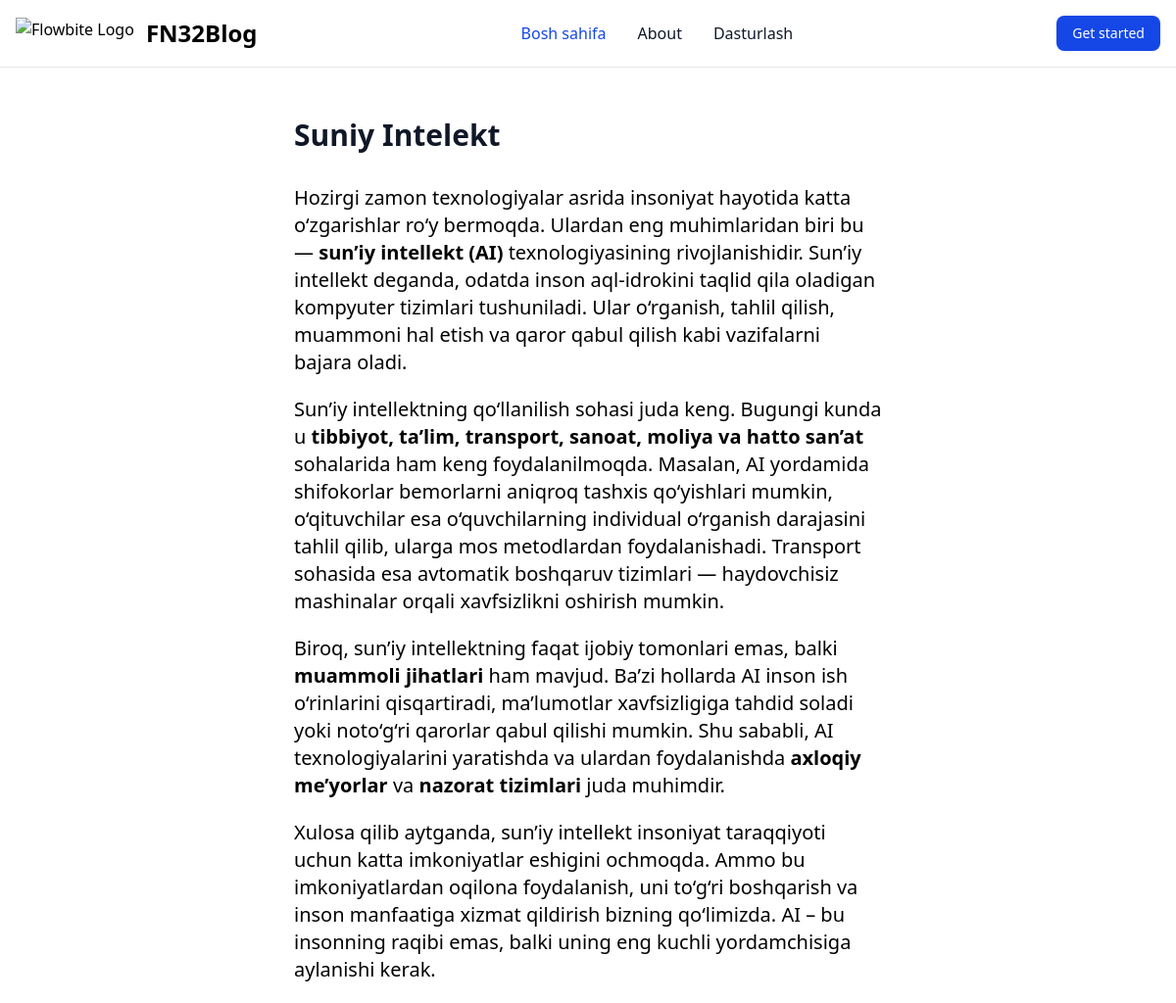
Page /maqolalar/3 on the committed database.
### blog/models.py (models this page shows)
class Post(models.Model):
    title = models.CharField(max_length=200)
    content = HTMLField()
    description = models.CharField(max_length=300)
    image = models.ImageField(upload_to="images")
    author = models.CharField()
    created_at = models.DateTimeField(auto_now_add=True)

### blog/views.py (the view)
# urls.py: path('maqolalar/<int:pk>',views.maqola,name='maqola')
def maqola(request,pk):
    post = get_object_or_404(Post,pk=pk)
    return render(request,"blog/maqola.html",{"post":post })

### blog/templates/blog/maqola.html
{% extends "base.html" %}
{% block content %}
<div class="maqola w-[50%] mx-auto">
<h1 class="text-3xl text-gray-900 dark:text-white my-8 mt-30">{{post.title}}</h1>
<div class='text-xl'>
    {{post.content|safe}}
</div>
</div>
{% endblock content %}

### blog/static/style.css (style rules this page uses)
h1 { font-size: 30px; font-weight: bold; }
p { margin: 20px 0; }

### rows in the picture
Post: title "Suniy Intelekt", content "Hozirgi zamon texnologiyalar asrida insoniyat hayotida katta o‘zgarishlar ro‘y bermoqda. Ulardan eng muhimlaridan biri bu — sun’iy intellekt (AI) texnologiyasining rivojlanishidir. Sun’iy intellekt deganda, odatda inson aql-idrokini taqlid qila oladigan kompyuter tizimlari tushuniladi. Ular o‘rganish, tahlil qilish, muammoni hal etish va qaror qabul qilish kabi vazifalarni bajara oladi. Sun’iy intellektning qo‘llanilish sohasi juda keng. Bugungi kunda u tibbiyot, ta’lim, transport, sanoat, moliya va hatto san’at sohalarida ham keng foydalanilmoqda. Masalan, AI yordamida shifokorlar bemorlarni aniqroq tashxis qo‘yishlari mumkin, o‘qituvchilar esa o‘quvchilarning individual o‘rganish…"
